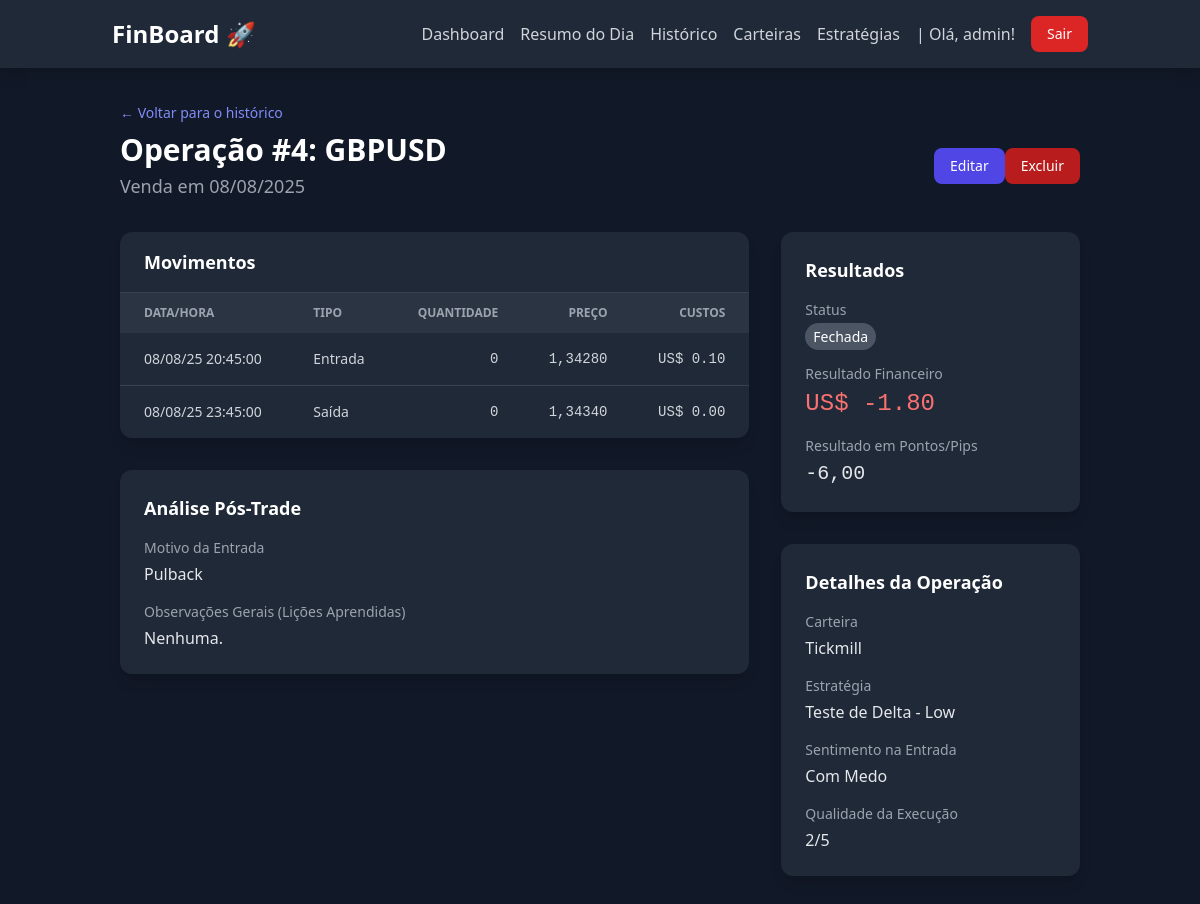
The page /dashboard/operations/4/ (signed in) on the database as committed earlier.
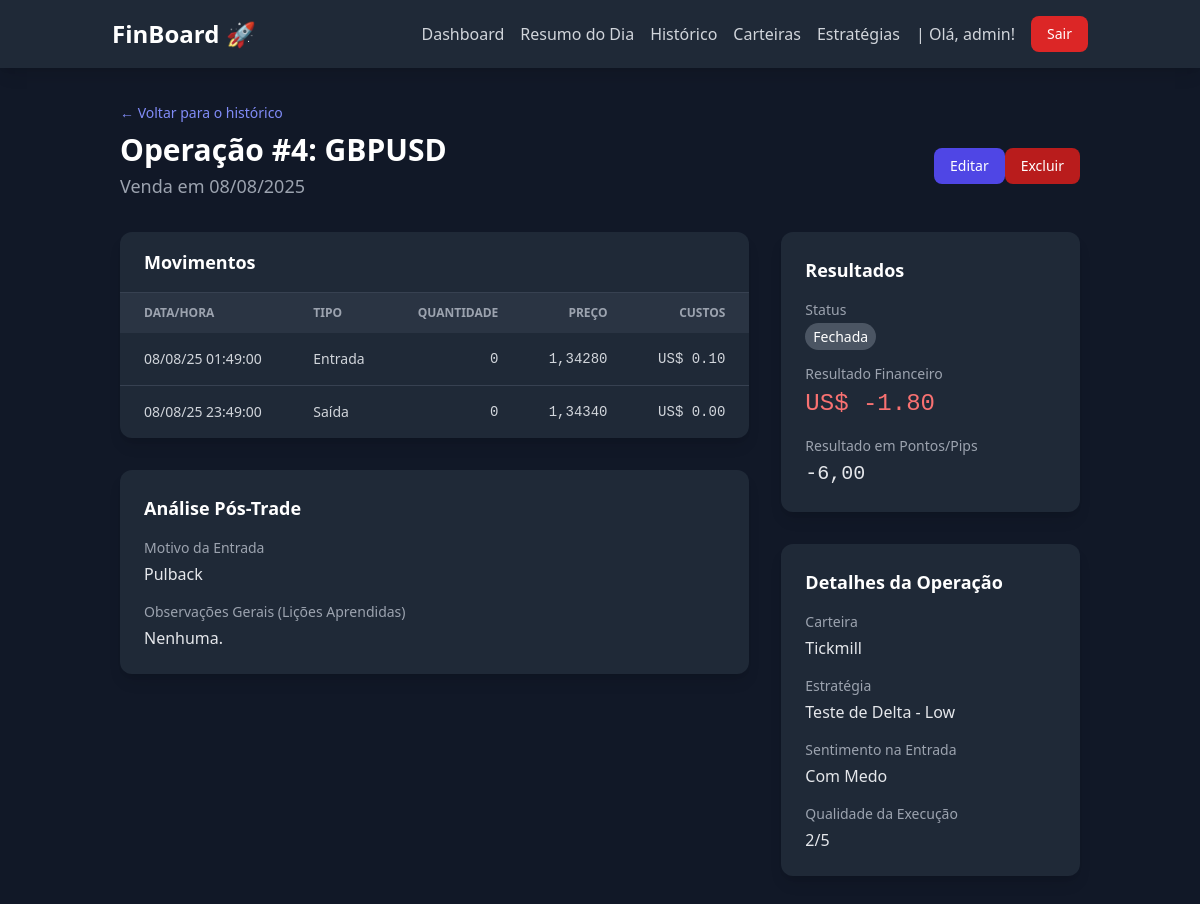
The same page on the database as committed later.
### dashboard/models.py (models this page shows, shortened)
class Movement(models.Model):
    TYPE_CHOICES = [('ENTRADA', 'Entrada'), ('SAIDA', 'Saída')]
    operation = models.ForeignKey(
        Operation, on_delete=models.CASCADE, related_name='movements', verbose_name="Operação")
    type = models.CharField("Tipo", max_length=10, choices=TYPE_CHOICES)
    datetime = models.DateTimeField("Data e Hora")
    quantity = models.DecimalField(
        "Quantidade", max_digits=12, decimal_places=2)
    price = models.DecimalField("Preço", max_digits=12, decimal_places=5)
    costs = models.DecimalField(
        "Custos", max_digits=10, decimal_places=2, default=0.0)

class Operation(models.Model):
    STATUS_CHOICES = [('ABERTA', 'Aberta'), ('FECHADA', 'Fechada')]
    INITIAL_TYPE_CHOICES = [('COMPRA', 'Compra'), ('VENDA', 'Venda')]
    SENTIMENT_CHOICES = [('CONFIANTE', 'Confiante'), ('ANSIOSO', 'Ansioso'),
                         ('COM_MEDO', 'Com Medo'), ('FOCADO', 'Focado'), ('EFORICO', 'Eufórico')]
    account = models.ForeignKey(
        Account, on_delete=models.PROTECT, verbose_name="Carteira")
    user = models.ForeignKey(
        User, on_delete=models.CASCADE, verbose_name="Usuário")
    asset = models.ForeignKey(
        Asset, on_delete=models.PROTECT, verbose_name="Ativo")
    strategy = models.ForeignKey(
        Strategy, on_delete=models.SET_NULL, null=True, blank=True, verbose_name="Estratégia")
    initial_stop_price = models.DecimalField(
        "Preço de Stop Planejado", max_digits=10, decimal_places=5, blank=True, null=True)
    initial_target_price = models.DecimalField(
        "Preço de Alvo Planejado", max_digits=10, decimal_places=5, blank=True, null=True)
    tags = models.ManyToManyField(Tag, blank=True, verbose_name="Tags")
    status = models.CharField("Status", max_length=10,
                              choices=STATUS_CHOICES, default='ABERTA')
    initial_operation_type = models.CharField(
        "Tipo da Operação Inicial", max_length=10, choices=INITIAL_TYPE_CHOICES)
    start_date = models.DateTimeField("Data de Início")
    end_date = models.DateTimeField("Data de Fim", null=True, blank=True)
    net_financial_result = models.DecimalField(
        "Resultado Financeiro Líquido", max_digits=12, decimal_places=2, null=True, blank=True)
    points_pips_result = models.DecimalField(
        "Resultado em Pontos/Pips", max_digits=12, decimal_places=2, null=True, blank=True)
    entry_reason = models.TextField("Motivo da Entrada")
    general_notes = models.TextField(
        "Observações Gerais (Lições Aprendidas)", blank=True, null=True)
    entry_sentiment = models.CharField(
        "Sentimento na Entrada", max_length=10, choices=SENTIMENT_CHOICES, blank=True, null=True)
    execution_rating = models.IntegerField("Qualidade da Execução (1-5)", validators=[
                                           MinValueValidator(1), MaxValueValidator(5)], null=True, blank=True)

class Account(models.Model):
    CURRENCY_CHOICES = [
        ('BRL', 'Real Brasileiro'),
        ('USD', 'Dólar Americano'),
    ]
    user = models.ForeignKey(
        User, on_delete=models.CASCADE, verbose_name="Usuário")
    name = models.CharField("Nome da Carteira", max_length=100,
                            help_text="Ex: Corretora XP, Binance Futures")
    currency = models.CharField(
        "Moeda", max_length=3, choices=CURRENCY_CHOICES, default='BRL')
    initial_balance = models.DecimalField(
        "Saldo Inicial", max_digits=12, decimal_places=2, default=0.0)
    is_active = models.BooleanField("Ativa", default=True)

### dashboard/views.py (the view)
# urls.py: path('operations/<int:pk>/', views.operation_detail, name='operation_detail'),
@login_required
def operation_detail(request, pk):
    operation = get_object_or_404(Operation, pk=pk, user=request.user)
    movements = operation.movements.all().order_by('datetime')
    context = {
        'operation': operation,
        'movements': movements,
    }
    return render(request, 'dashboard/operation_detail.html', context)

### dashboard/templatetags/currency_filters.py (called while the page is built)
@register.filter(name='format_currency')
def format_currency(value, currency_code):
    try:
        value = Decimal(value)
    except (ValueError, TypeError):
        return value
    formatted_value = intcomma(value).replace(
        ",", "TEMP_COMMA").replace(".", ",").replace("TEMP_COMMA", ".")
    if currency_code == 'BRL':
        return f"R$ {formatted_value}"
    elif currency_code == 'USD':
        return f"US$ {formatted_value}"
    else:
        return f"{currency_code} {formatted_value}"

### dashboard/templates/dashboard/operation_detail.html (shortened to what the changed rows need)
{% extends 'core/base.html' %}
{% load currency_filters %}
{% block content %}
<div class="container mx-auto px-4 sm:px-6 lg:px-8 py-8">
    <div class="mb-8">
        <div class="mt-2 md:flex md:items-center md:justify-between">
            <div class="min-w-0 flex-1">
                <h1 class="text-3xl font-bold text-white">Operação #{{ operation.id }}: {{ operation.asset.ticker }}</h1>
            </div>
        </div>
    </div>
    <div class="grid grid-cols-1 lg:grid-cols-3 gap-8">
        <div class="lg:col-span-2 space-y-8">
            <div class="bg-gray-800 rounded-xl shadow-lg">
                <div class="overflow-x-auto">
                    <table class="min-w-full text-sm text-left text-gray-300">
                        <thead class="text-xs text-gray-400 uppercase bg-gray-700/50">
                            <tr>
                                <th class="px-6 py-3">Data/Hora</th>
                                <th class="px-6 py-3">Tipo</th>
                                <th class="px-6 py-3 text-right">Quantidade</th>
                                <th class="px-6 py-3 text-right">Preço</th>
                                <th class="px-6 py-3 text-right">Custos</th>
                            </tr>
                        </thead>
                        <tbody>
                            {% for mov in movements %}
                            <tr class="border-b border-gray-700 last:border-b-0">
                                <td class="px-6 py-4">{{ mov.datetime|date:"d/m/y H:i:s" }}</td>
                                <td class="px-6 py-4">{{ mov.get_type_display }}</td>
                                <td class="px-6 py-4 text-right font-mono">{{ mov.quantity|floatformat:0 }}</td>
                                <td class="px-6 py-4 text-right font-mono">{{ mov.price|floatformat:5 }}</td>
                                <td class="px-6 py-4 text-right font-mono">{{ mov.costs|format_currency:operation.account.currency }}</td>
                            </tr>
                            {% endfor %}
                        </tbody>
                    </table>
                </div>
            </div>
        </div>
    </div>
</div>
{% endblock %}

Rows that differ between the two databases and show on the page:
changed Movement "Entrada": datetime "08/08/25 20:45:00" → "08/08/25 01:49:00"
changed Movement "Saída": datetime "08/08/25 23:45:00" → "08/08/25 23:49:00"
